Frame 1 (no input): blank canvas, image omitted
Frame 60 (the mouse pressed at the canvas centre just before this capture): blank canvas, image omitted
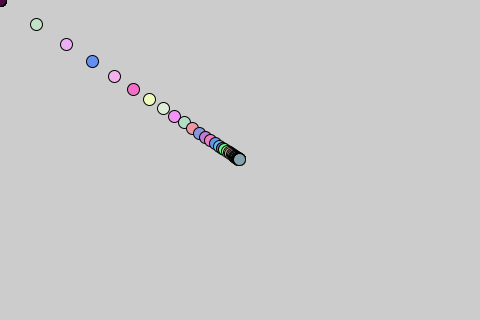
Frame 120 (the mouse held since frame 60 and released just before this capture)

The Processing sketch whose frames 1 and 60 were blank and that drew this single picture after the mouse press (run headless with seeded random() and noise(); from frame 60 on, the mouse is pressed at the canvas centre):

// Processing sketch: colorful_mouse_easing
// ── colorful_mouse_easing.pde
float x;
float y;
float easing = 0.15;
float diameter = 12;

void setup(){
  size(480,320);
}

void draw(){
  float targetX=mouseX;
  float targetY=mouseY;
  x += (targetX - x)*easing;
  y += (targetY - y)*easing;
  if(mousePressed){
    fill(random(100,255),random(100,255),random(100,255));
  }else{
    fill(random(100),random(100),random(100));
  }
  ellipse(x,y,diameter,diameter);
  println(targetX+":"+x);
}
